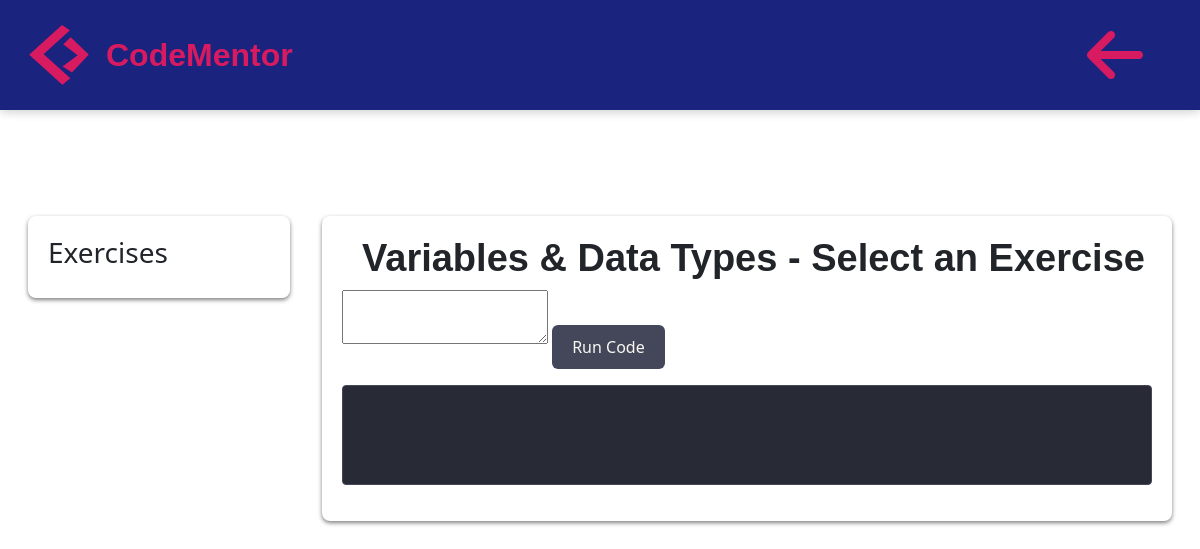
Before: /module/1/exercises (signed in) with the older database file.
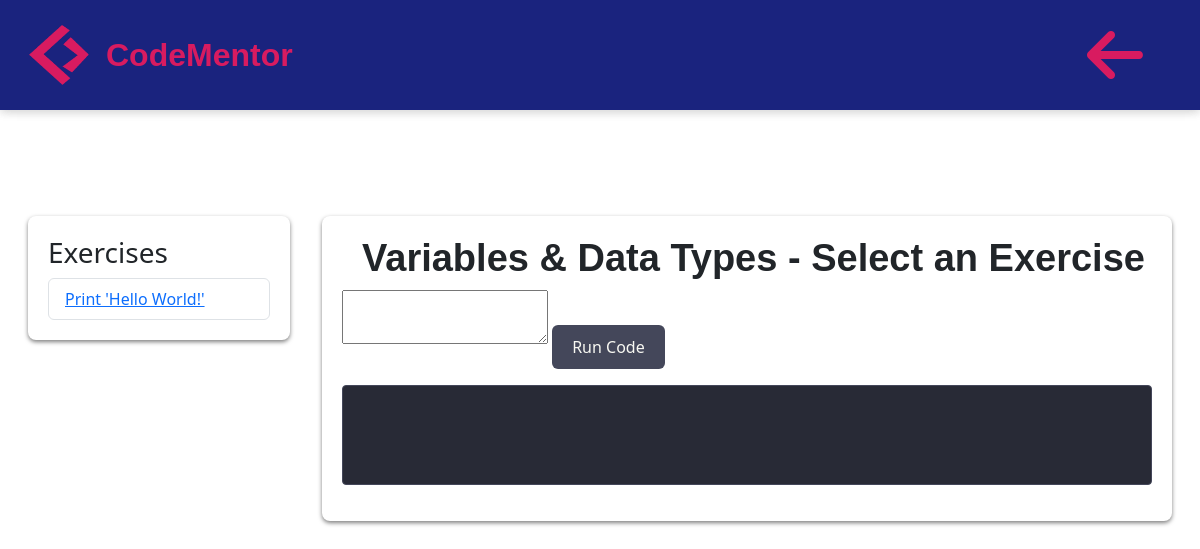
After: the same page with the newer database file.
### app.py (models this page shows, shortened)
class Module(db.Model):
    moduleid = db.Column(db.Integer, primary_key=True)
    title = db.Column(db.String(100), nullable=False)
    description = db.Column(db.Text, nullable=False)
    status = db.Column(db.Enum('locked', 'available', 'completed', name='module_status'), default='locked')
    exercises = db.relationship('Exercise', backref='module', lazy=True)
    user_progress = db.relationship('UserModuleProgress', backref='module', lazy=True)

class Exercise(db.Model):
    exerciseid = db.Column(db.Integer, primary_key=True)
    moduleid = db.Column(db.Integer, db.ForeignKey('module.moduleid'), nullable=False)
    title = db.Column(db.String(100), nullable=False)
    description = db.Column(db.Text, nullable=False)
    solution = db.Column(db.Text, nullable=False)
    status = db.Column(db.Enum('locked', 'available', 'completed', name='exercise_status'), default='locked')
    user_progress = db.relationship('UserExerciseProgress', backref='exercise', lazy=True)

### app.py (the view)
@app.route("/module/<int:module_id>/exercises")
@login_required
def exercises(module_id):
    module = Module.query.get_or_404(module_id)
    exercises = Exercise.query.filter_by(moduleid=module_id).all()
    user_progress = UserModuleProgress.query.filter_by(userid=current_user.userid, moduleid=module_id).first()
    if not user_progress:
        user_progress = UserModuleProgress(userid=current_user.userid, moduleid=module_id, status='locked', progress=0)
        db.session.add(user_progress)
        db.session.commit()
    return render_template("exercise.html", module=module, exercises=exercises, user_progress=user_progress)

### app.py (called while the page is built)
@login_manager.user_loader
def load_user(userid):
    return User.query.get(int(userid))  # Retrieve the user based on their ID

### templates/exercise.html (shortened to what this page needs)
{% extends 'base.html' %}
{% block content %}
<link rel="stylesheet" href="https://cdnjs.cloudflare.com/ajax/libs/codemirror/5.65.2/codemirror.min.css">
<link rel="stylesheet" href="https://cdnjs.cloudflare.com/ajax/libs/codemirror/5.65.2/theme/dracula.min.css">
<div class="container-fluid">
    <div class="row">
        <div class="col-md-3 p-3">
            <nav class="lesson-nav">
                <h3>Exercises</h3>
                <ul class="list-group">
                    {% for exercise in exercises %}
                    <li class="list-group-item">
                        <a href="#" class="exercise-link" data-id="{{ exercise.exerciseid }}">{{ exercise.title }}</a>
                    </li>
                    {% endfor %}
                </ul>
            </nav>
        </div>
        <div class="col-md-9 p-3">
            <nav class="lesson-nav">
            <h1>{{ module.title }} - Select an Exercise</h1>
            <textarea id="code"></textarea>
            <button id="run-code" class="btn btn-primary mt-3">Run Code</button>
            <pre id="result" class="mt-3"></pre>
            </nav>
        </div>
    </div>
</div>
{% endblock %}

### templates/base.html (shortened to what this page needs)
<!DOCTYPE html>
<html lang="en">
<head>
    <link rel="stylesheet" href="https://cdn.jsdelivr.net/npm/bootstrap@5.3.3/dist/css/bootstrap.min.css">
    <link rel="stylesheet" type="text/css" href="/static/css/styles.css">
    <link rel="stylesheet" href="https://cdnjs.cloudflare.com/ajax/libs/font-awesome/6.0.0-beta3/css/all.min.css">
</head>
<body>
    <header>
      <nav class="navbar navbar-expand-lg">
          <div class="container-fluid">
              <div class="logo-container d-flex align-items-center">
                  <svg width="20" height="20" viewBox="0 0 100 100"></svg>
                  <a class="navbar-brand" href="{{ url_for('home') }}">
                      <img src="/static/images/CMLogo.png" alt="CodeMentor Logo" class="logo-image">
                  </a>
                  <span class="logo-text">CodeMentor</span>
              </div>
              <div class="collapse navbar-collapse" id="navbarContent">
                <ul class="navbar-nav ms-auto d-flex gap-2">
                    {% if current_user.is_authenticated %}
                        {% if request.endpoint == 'exercises' %}
                            <li class="nav-item">
                              <a href="{{ url_for('dashboard') }}" class="btn btn-link back-arrow-btn">
                                  <i class="fas fa-arrow-left"></i>
                              </a>
                          </li>
                        {% else %}
                            <li class="nav-item">
                                <a href="{{ url_for('logout') }}" class="btn custom-btn-primary btn-lg">Logout</a>
                            </li>
                        {% endif %}
                    {% endif %}
                </ul>
              </div>
          </div>
      </nav>
    </header>
    <main class="container-fluid flex-grow-1">
        {% block content %}{% endblock %}
    </main>
</body>
</html>

### static/css/styles.css (style rules this page uses)
header { box-shadow: 0 2px 10px rgba(0, 0, 0, 0.1); position: fixed; top: 0; width: 100%; z-index: 1000; }
body, html { margin: 0; padding: 0; height: 100%; }
body { display: flex; flex-direction: column; height: 100%; }
main { flex: 1; margin-top: 200px; }
h1 { font-weight: bold; font-size: 38px; font-family: Verdana, Geneva, Tahoma, sans-serif; margin-left: 20px; }
.navbar { background: #1a237e; padding: 1rem 2rem; box-shadow: 0 2px 10px rgba(0,0,0,0.1); }
.logo-image { width: 60px; height: 60px; }
.logo-text { font-family: Verdana, Geneva, Tahoma, sans-serif; font-weight: bold; font-size: 32px; color: #D81B60; margin-left: 1px; display: inline-block; }
.logo-container { margin-left: -35px; }
.navbar-nav { display: flex; flex-direction: row; gap: 15px; align-items: center; justify-content: flex-end; }
body, html { height: 100%; margin: 0; display: flex; flex-direction: column; }
.navbar .back-arrow-btn i { font-size: 4rem; color: #D81B60; }
#run-code { margin-top: 10px; padding: 10px 20px; background-color: #44475a; color: #f8f8f2; border: none; cursor: pointer; font-size: 16px; }
#result { margin-top: 10px; padding: 10px; background-color: #282a36; color: #f8f8f2; border: 1px solid #44475a; height: 100px; width: 100%; overflow: auto; font-family: monospace; box-sizing: border-box; border-radius: 0.25rem; }
.lesson-nav { background: white; padding: 20px; border-radius: 8px; box-shadow: 0 2px 4px rgba(0,0,0,0.5); height: fit-content; width: 100%; }

Changed rows visible on the page:
added Exercise: title "Print 'Hello World!'"
